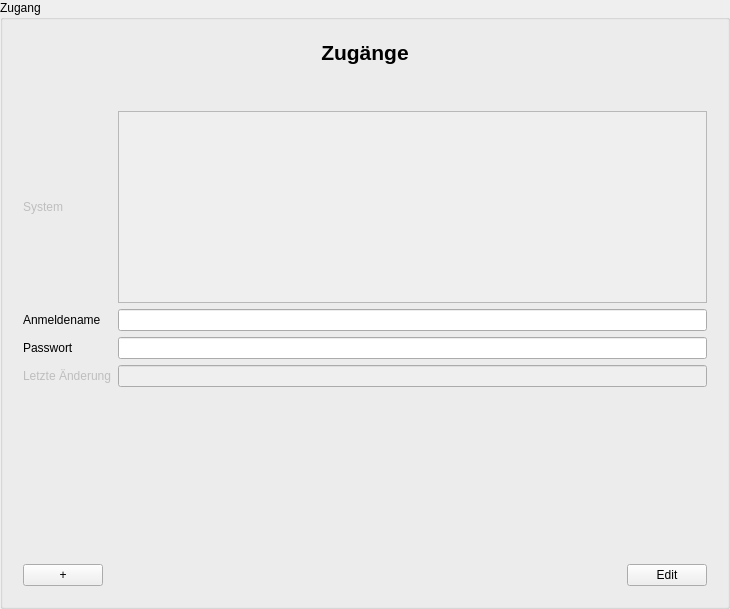
<?xml version="1.0" encoding="UTF-8"?>
<ui version="4.0">
 <class>AccountInputArea</class>
 <widget class="QGroupBox" name="AccountInputArea">
  <property name="geometry">
   <rect>
    <x>0</x>
    <y>0</y>
    <width>730</width>
    <height>609</height>
   </rect>
  </property>
  <property name="windowTitle">
   <string>Employee</string>
  </property>
  <property name="accessibleName">
   <string>EmployeeInputDialog</string>
  </property>
  <property name="title">
   <string>Zugang</string>
  </property>
  <layout class="QVBoxLayout" name="verticalLayout_3">
   <item>
    <widget class="QWidget" name="formLayoutWidget" native="true">
     <layout class="QVBoxLayout" name="verticalLayout_2">
      <item>
       <layout class="QVBoxLayout" name="verticalLayout">
        <item>
         <widget class="QLabel" name="label_Header">
          <property name="font">
           <font>
            <pointsize>16</pointsize>
            <weight>75</weight>
            <bold>true</bold>
           </font>
          </property>
          <property name="text">
           <string>Zugänge</string>
          </property>
          <property name="alignment">
           <set>Qt::AlignCenter</set>
          </property>
         </widget>
        </item>
       </layout>
      </item>
      <item>
       <spacer name="verticalSpacer">
        <property name="orientation">
         <enum>Qt::Vertical</enum>
        </property>
        <property name="sizeType">
         <enum>QSizePolicy::Preferred</enum>
        </property>
        <property name="sizeHint" stdset="0">
         <size>
          <width>20</width>
          <height>40</height>
         </size>
        </property>
       </spacer>
      </item>
      <item>
       <layout class="QGridLayout" name="gridLayout">
        <item row="0" column="1">
         <widget class="QListView" name="systemListView">
          <property name="enabled">
           <bool>false</bool>
          </property>
         </widget>
        </item>
        <item row="1" column="1">
         <widget class="QLineEdit" name="userNameLineEdit"/>
        </item>
        <item row="0" column="0">
         <widget class="QLabel" name="systemLabel">
          <property name="enabled">
           <bool>false</bool>
          </property>
          <property name="text">
           <string>System</string>
          </property>
          <property name="buddy">
           <cstring>systemLabel</cstring>
          </property>
         </widget>
        </item>
        <item row="2" column="1">
         <widget class="QLineEdit" name="passwordLineEdit"/>
        </item>
        <item row="1" column="0">
         <widget class="QLabel" name="userNameLabel">
          <property name="text">
           <string>Anmeldename</string>
          </property>
          <property name="buddy">
           <cstring>userNameLineEdit</cstring>
          </property>
         </widget>
        </item>
        <item row="2" column="0">
         <widget class="QLabel" name="passwordLabel">
          <property name="text">
           <string>Passwort</string>
          </property>
          <property name="buddy">
           <cstring>passwordLineEdit</cstring>
          </property>
         </widget>
        </item>
        <item row="3" column="0">
         <widget class="QLabel" name="lastUpdateLabel">
          <property name="enabled">
           <bool>false</bool>
          </property>
          <property name="text">
           <string>Letzte Änderung</string>
          </property>
          <property name="buddy">
           <cstring>lastUpdateLineEdit</cstring>
          </property>
         </widget>
        </item>
        <item row="3" column="1">
         <widget class="QLineEdit" name="lastUpdateLineEdit">
          <property name="enabled">
           <bool>false</bool>
          </property>
         </widget>
        </item>
       </layout>
      </item>
      <item>
       <spacer name="verticalSpacer_2">
        <property name="orientation">
         <enum>Qt::Vertical</enum>
        </property>
        <property name="sizeHint" stdset="0">
         <size>
          <width>20</width>
          <height>40</height>
         </size>
        </property>
       </spacer>
      </item>
      <item>
       <layout class="QHBoxLayout" name="horizontalLayout">
        <item>
         <widget class="QPushButton" name="pushButton_Add">
          <property name="text">
           <string>+</string>
          </property>
         </widget>
        </item>
        <item>
         <spacer name="horizontalSpacer">
          <property name="orientation">
           <enum>Qt::Horizontal</enum>
          </property>
          <property name="sizeHint" stdset="0">
           <size>
            <width>40</width>
            <height>20</height>
           </size>
          </property>
         </spacer>
        </item>
        <item>
         <widget class="QPushButton" name="pushButton_EditFinish">
          <property name="text">
           <string>Edit</string>
          </property>
         </widget>
        </item>
       </layout>
      </item>
     </layout>
    </widget>
   </item>
  </layout>
 </widget>
 <resources/>
 <connections/>
</ui>
